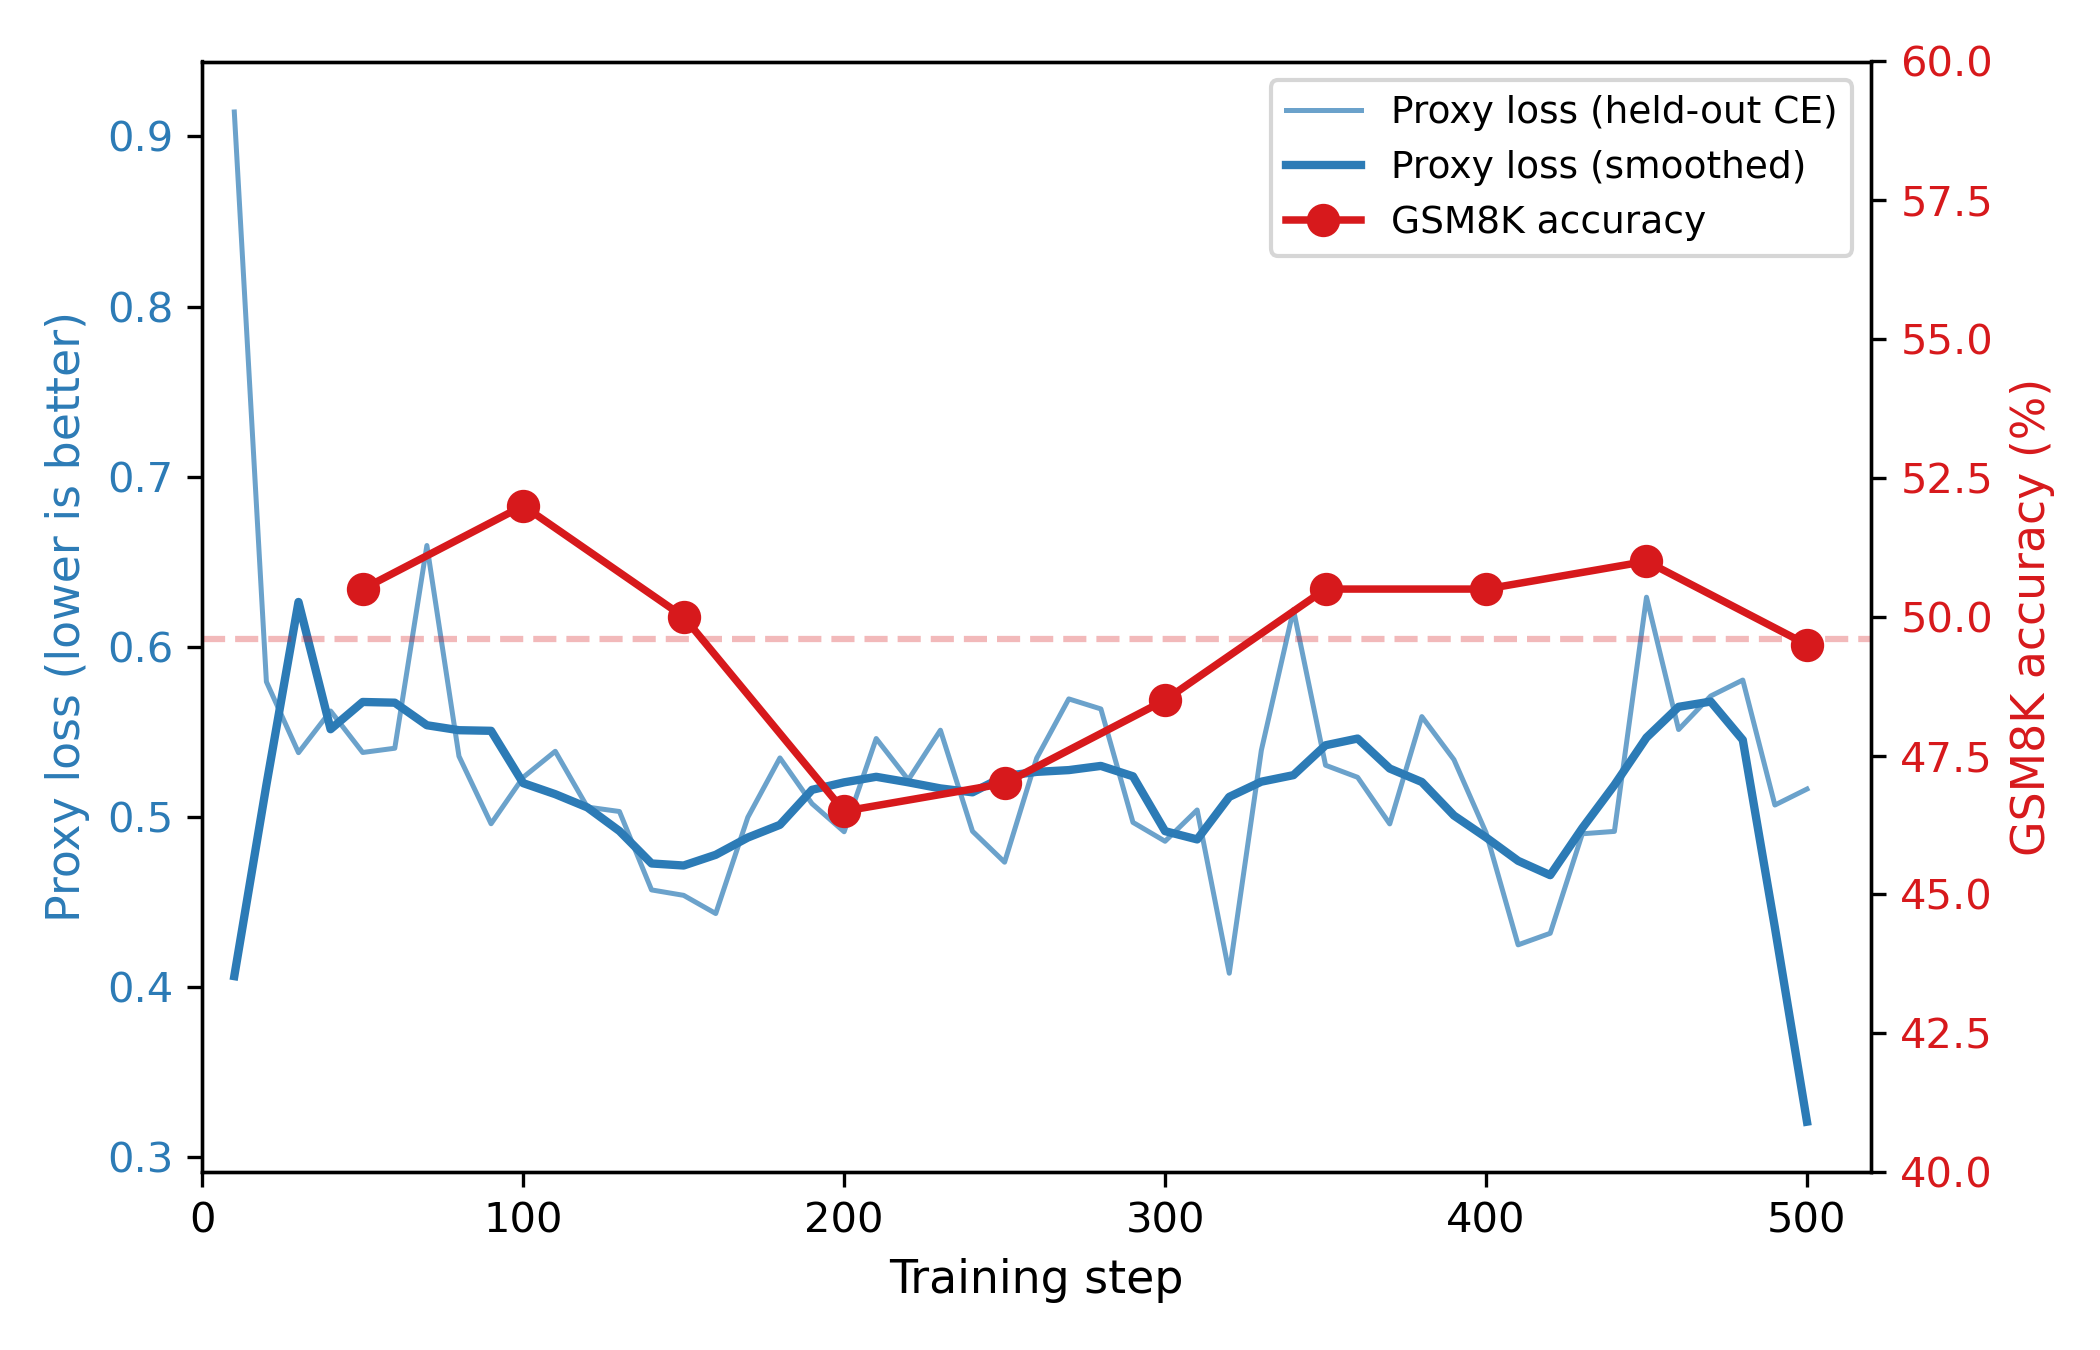

Recreate this plot in Python.
"""
Figure 5: Proxy loss trajectory (held-out cross-entropy) during 7B LoRA training.
Shows monotonic decrease while GSM8K accuracy fluctuates — the proxy signal
improves reliably, but the evaluation cannot resolve checkpoint differences.
"""
import matplotlib.pyplot as plt
import numpy as np

# Training loss at every 10 steps (from train_7b.log)
loss_steps = list(range(10, 501, 10))
loss_vals = [0.9144, 0.5794, 0.5377, 0.5622, 0.5378, 0.5403, 0.6595, 0.5356,
             0.4959, 0.5232, 0.5385, 0.5057, 0.5031, 0.4570, 0.4538, 0.4431,
             0.4997, 0.5346, 0.5077, 0.4912, 0.5460, 0.5217, 0.5509, 0.4915,
             0.4733, 0.5345, 0.5693, 0.5634, 0.4967, 0.4856, 0.5040, 0.4080,
             0.5391, 0.6218, 0.5303, 0.5232, 0.4958, 0.5589, 0.5336, 0.4907,
             0.4247, 0.4315, 0.4900, 0.4914, 0.6291, 0.5513, 0.5710, 0.5804,
             0.5069, 0.5163]

# GSM8K accuracy at 50-step intervals (training-format prompt)
gsm8k_steps = [50, 100, 150, 200, 250, 300, 350, 400, 450, 500]
gsm8k_vals = [50.5, 52.0, 50.0, 46.5, 47.0, 48.5, 50.5, 50.5, 51.0, 49.5]

fig, ax1 = plt.subplots(figsize=(7, 4.5))

# Left axis: proxy loss
color_loss = '#2c7bb6'
ax1.plot(loss_steps, loss_vals, color=color_loss, linewidth=1.2, alpha=0.7,
         label='Proxy loss (held-out CE)')
# Smoothed trend (simple moving average)
window = np.ones(5) / 5
smoothed = np.convolve(loss_vals, window, mode='same')
ax1.plot(loss_steps, smoothed, color=color_loss, linewidth=2.0, label='Proxy loss (smoothed)')
ax1.set_xlabel('Training step', fontsize=11)
ax1.set_ylabel('Proxy loss (lower is better)', fontsize=11, color=color_loss)
ax1.tick_params(axis='y', labelcolor=color_loss)
ax1.set_xlim(0, 520)

# Right axis: GSM8K accuracy (when available)
ax2 = ax1.twinx()
color_acc = '#d7191c'
valid = [(s, v) for s, v in zip(gsm8k_steps, gsm8k_vals) if v is not None]
if valid:
    vs, vv = zip(*valid)
    ax2.plot(vs, vv, 'o-', color=color_acc, linewidth=1.8, markersize=7,
             label='GSM8K accuracy')
    ax2.axhline(y=np.mean(vv), color=color_acc, linestyle='--', alpha=0.3)
ax2.set_ylabel('GSM8K accuracy (%)', fontsize=11, color=color_acc)
ax2.tick_params(axis='y', labelcolor=color_acc)
ax2.set_ylim(40, 60)

# Legend (combined)
lines1, labels1 = ax1.get_legend_handles_labels()
lines2, labels2 = ax2.get_legend_handles_labels()
ax1.legend(lines1 + lines2, labels1 + labels2, loc='upper right', fontsize=9)

plt.tight_layout()
fig.savefig('fig5_proxy_loss.png', dpi=300)
fig.savefig('fig5_proxy_loss.pdf')
plt.show()
